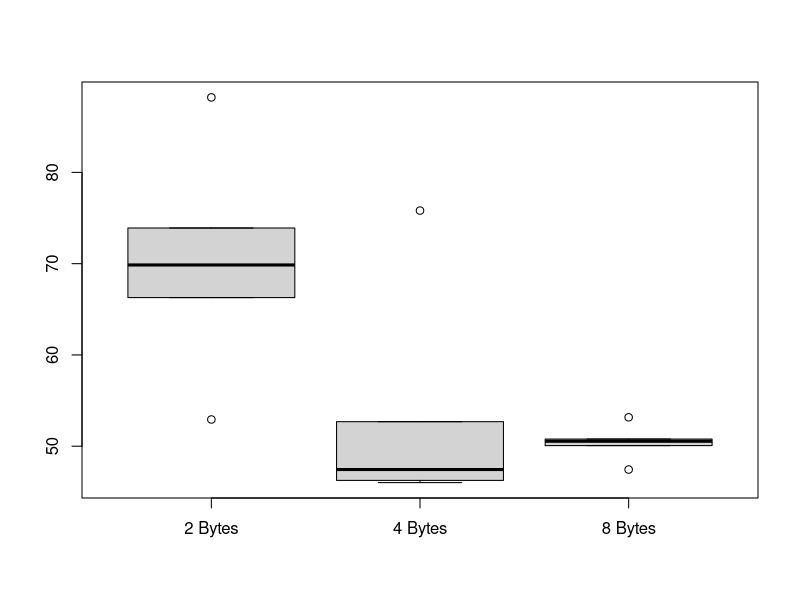

Here is the R script that generated this plot:
data <- data.frame(B2 = c(

                            52.928924560546875,

                            66.28036499023438,

                            69.85664367675781,

                            73.90975952148438,

                            88.21487426757812),

                   B2 = c(

                        46.01478576660156,

                        46.253204345703125,

                        47.44529724121094,

                        52.69050598144531,

                        75.81710815429688),

                   B4 = c(

                        47.44529724121094,

                        50.067901611328125,

                        50.54473876953125,

                        50.78315734863281,

                        53.16734313964844))
head(data) 

boxplot(data, names=c("2 Bytes", "4 Bytes", "8 Bytes"))